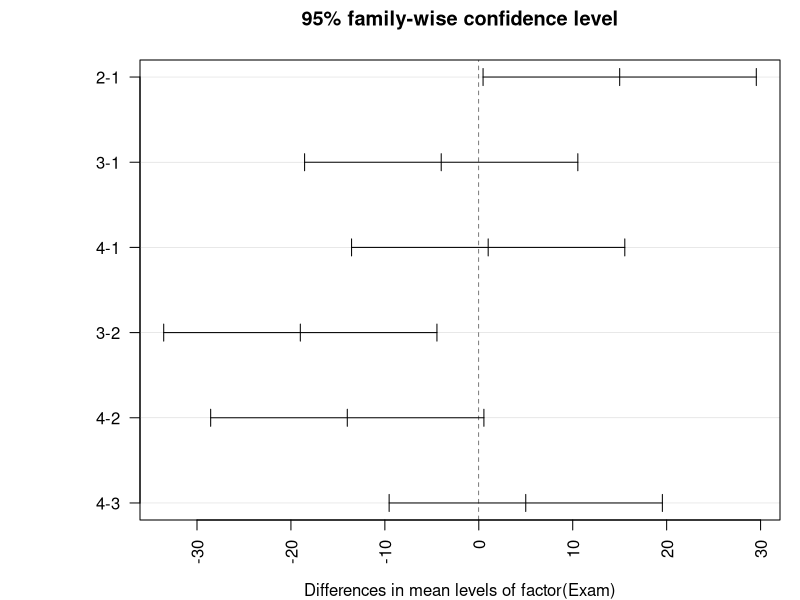
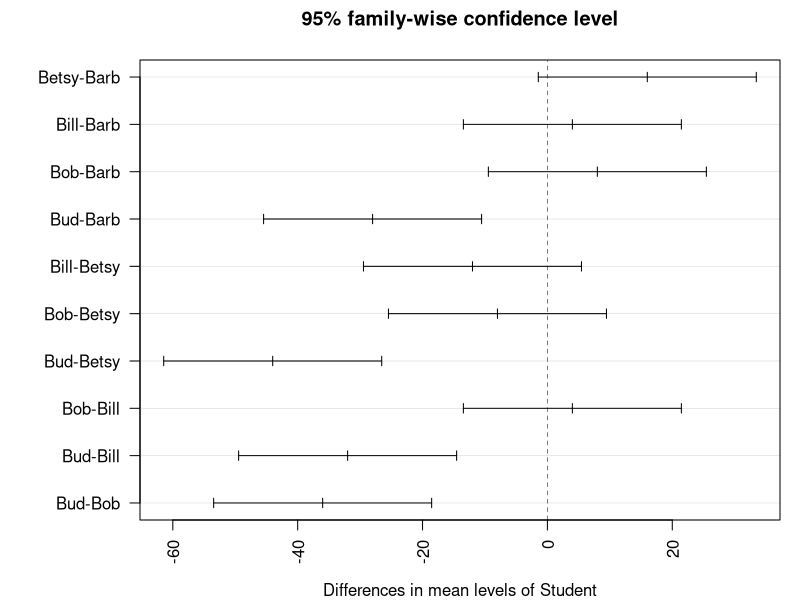
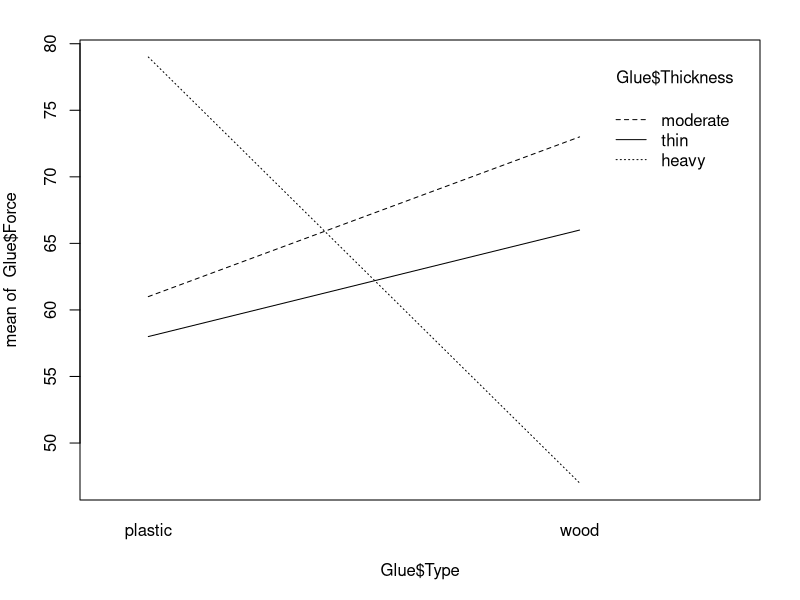
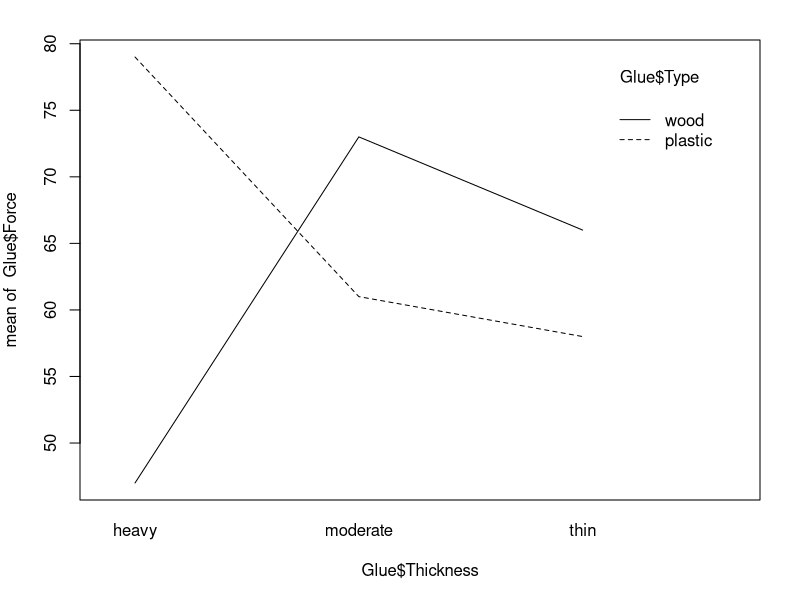

Here is the R script that generated these plots, in order:
## ---- chunk 1
library(readr)
library(car)

Exams4 <- read_csv("Exams4.csv")


Glue <- read_csv("Glue.csv")
## ---- chunk 2
# One-way ANOVA for each categorical factor
amodA = aov(Grade~factor(Exam), data = Exams4) # for "Exam"
summary(amodA)

amodB = aov(Grade~Student, data = Exams4) # for "Student"
summary(amodB)

# Two-way ANOVA for both factors
amodAB = aov(Grade~factor(Exam)+Student, data = Exams4)
summary(amodAB)
## ---- chunk 3
# Tukey HSD
TukeyHSD(amodAB)
## ---- chunk 4
# Tukey HSD Intervals for exams and students. Which group means are different?
par(mar=c(4,7,3,1))
hsd=TukeyHSD(amodAB)
plot(hsd,las=2)
par(mar=c(5,4,2,2))
## ---- chunk 5
# Two-way ANOVA with interaction. The interaction evaluates difference in differences of group means.
Glue_model = aov(Force ~ Thickness + Type + Thickness*Type, data = Glue)
summary(Glue_model)
## ---- chunk 6
# Tukey HSD invervals for interaction effects.
TukeyHSD(Glue_model)[3]
## ---- chunk 7
# interaction.plot() illustrates difference in differences (slopes) in group means
interaction.plot(Glue$Type, Glue$Thickness, Glue$Force)
## ---- chunk 8
# Can be used in either way...
interaction.plot(Glue$Thickness, Glue$Type, Glue$Force)
## ---- chunk 9
# Levene's test of equal variance: ANOVA for absolute differences to medians 
tapply(Exams4$Grade, Exams4$Student, median)
medians = rep(tapply(Exams4$Grade, Exams4$Student, median), each=4)
medians
LeveneData = abs(Exams4$Grade - medians)
LeveneData
Levene_aov = aov(LeveneData~Exams4$Student)
summary(Levene_aov)
## ---- chunk 10
# Levene's test in "car" package
leveneTest(Grade~factor(Student), data = Exams4)
